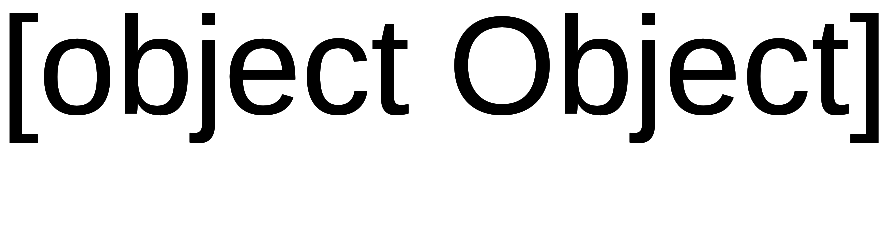

Describe this chart as a Vega-Lite specification.
### Vega specification from a JSON file in a GitHub repository (floating-point values rounded to 4 significant figures)
{"width": 10, "height": 10, "data": [{"name": "other", "values": [{"k": 1, "v": "one"}]}, {"name": "project", "values": [{"a": 0, "b": 10, "g": "y", "t": 0, "arr": [0, 1], "txt": "w0 v", "x": 0, "y": 0}, {"a": 1, "b": 9, "g": "x", "t": 86400000, "arr": [1, 2], "txt": "w1 v", "x": 3, "y": 5}, {"a": 2, "b": 8, "g": "y", "t": 172800000, "arr": [2, 3], "txt": "w2 v", "x": 6, "y": 10}, {"a": 3, "b": 7, "g": "x", "t": 259200000, "arr": [3, 4], "txt": "w3 v", "x": 9, "y": 15}, {"a": 4, "b": 6, "g": "y", "t": 345600000, "arr": [4, 5], "txt": "w4 v", "x": 12, "y": 20}, {"a": 5, "b": 5, "g": "x", "t": 432000000, "arr": [5, 6], "txt": "w5 v", "x": 15, "y": 25}], "transform": [{"type": "crossfilter", "fields": ["a", "b"], "query": [[1, 4], [0, 10]], "signal": "S"}, {"type": "project", "fields": ["a"]}]}], "projections": [{"name": "p", "type": "identity"}], "marks": [{"type": "text", "from": {"data": "project"}, "encode": {"enter": {"text": {"signal": "'' + datum"}}}}]}
